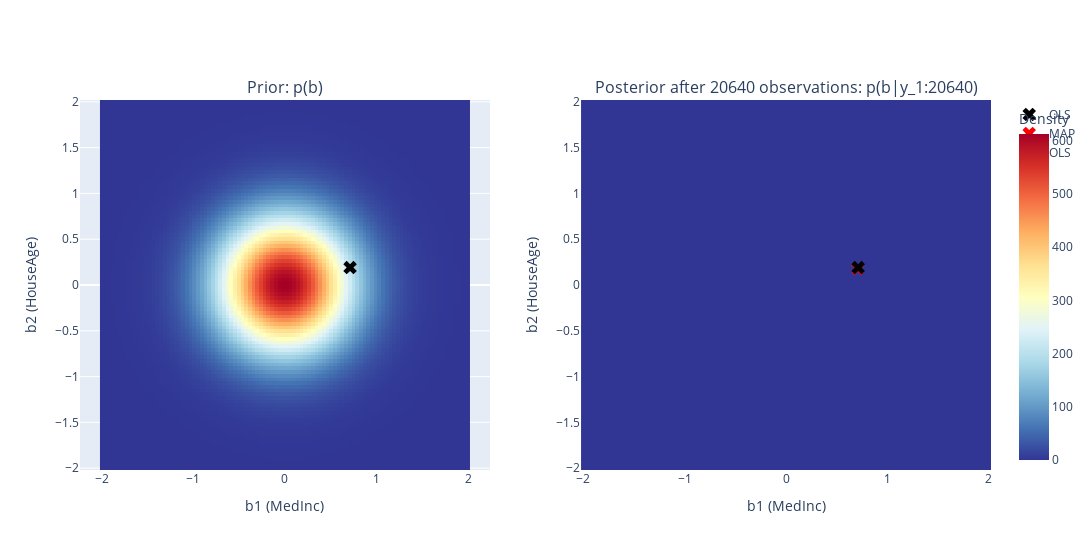

The notebook cell this image was saved under:
### Markdown cell above
### Finale Visualisatie

### Code cell
# Final visualization
fig = make_subplots(
    rows=1,
    cols=2,
    subplot_titles=(
        "Prior: p(b)",
        f"Posterior after {n_obs_full} observations: p(b|y_1:{n_obs_full})",
    ),
)

# Prior
fig.add_trace(
    go.Heatmap(z=prior_density, x=b1_range, y=b2_range, colorscale="RdYlBu_r", showscale=False),
    row=1,
    col=1,
)
fig.add_trace(
    go.Scatter(
        x=[b_ols[1]],
        y=[b_ols[2]],
        mode="markers",
        marker={"color": "black", "size": 12, "symbol": "x"},
        name="OLS",
    ),
    row=1,
    col=1,
)

# Final Posterior
fig.add_trace(
    go.Heatmap(
        z=posterior_final,
        x=b1_range,
        y=b2_range,
        colorscale="RdYlBu_r",
        colorbar={"title": "Density"},
    ),
    row=1,
    col=2,
)
fig.add_trace(
    go.Scatter(
        x=[b1_map_final],
        y=[b2_map_final],
        mode="markers",
        marker={"color": "red", "size": 12, "symbol": "x"},
        name="MAP",
    ),
    row=1,
    col=2,
)
fig.add_trace(
    go.Scatter(
        x=[b_ols[1]],
        y=[b_ols[2]],
        mode="markers",
        marker={"color": "black", "size": 12, "symbol": "x"},
        name="OLS",
    ),
    row=1,
    col=2,
)

fig.update_xaxes(title_text="b1 (MedInc)", row=1, col=1)
fig.update_xaxes(title_text="b1 (MedInc)", row=1, col=2)
fig.update_yaxes(title_text="b2 (HouseAge)", row=1, col=1, scaleanchor="x", scaleratio=1)
fig.update_yaxes(title_text="b2 (HouseAge)", row=1, col=2, scaleanchor="x", scaleratio=1)

fig.update_layout(width=1300, height=550)
fig.show()

### Figure 1 — Plotly figure (JSON) as saved in the notebook; plotly's stock layout.template omitted (floating-point values rounded to 4 significant figures; data arrays with more than 128 entries replaced by an {"elided": "..."} marker saying what was removed)
{"data": [{"colorscale": [[0, "rgb(49,54,149)"], [0.1, "rgb(69,117,180)"], [0.2, "rgb(116,173,209)"], [0.3, "rgb(171,217,233)"], [0.4, "rgb(224,243,248)"], [0.5, "rgb(255,255,191)"], [0.6, "rgb(254,224,144)"], [0.7, "rgb(253,174,97)"], [0.8, "rgb(244,109,67)"], [0.9, "rgb(215,48,39)"], [1, "rgb(165,0,38)"]], "showscale": false, "type": "heatmap", "x": [-2.0, -1.96, -1.919, -1.879, -1.838, -1.798, -1.758, -1.717, -1.677, -1.636, -1.596, -1.556, -1.515, -1.475, -1.434, -1.394, -1.354, -1.313, -1.273, -1.232, -1.192, -1.152, -1.111, -1.071, -1.03, -0.9899, -0.9495, -0.9091, -0.8687, -0.8283, -0.7879, -0.7475, -0.7071, -0.6667, -0.6263, -0.5859, -0.5455, -0.5051, -0.4646, -0.4242, -0.3838, -0.3434, -0.303, -0.2626, -0.2222, -0.1818, -0.1414, -0.101, -0.06061, -0.0202, 0.0202, 0.06061, 0.101, 0.1414, 0.1818, 0.2222, 0.2626, 0.303, 0.3434, 0.3838, 0.4242, 0.4646, 0.5051, 0.5455, 0.5859, 0.6263, 0.6667, 0.7071, 0.7475, 0.7879, 0.8283, 0.8687, 0.9091, 0.9495, 0.9899, 1.03, 1.071, 1.111, 1.152, 1.192, 1.232, 1.273, 1.313, 1.354, 1.394, 1.434, 1.475, 1.515, 1.556, 1.596, 1.636, 1.677, 1.717, 1.758, 1.798, 1.838, 1.879, 1.919, 1.96, 2.0], "xaxis": "x", "y": [-2.0, -1.96, -1.919, -1.879, -1.838, -1.798, -1.758, -1.717, -1.677, -1.636, -1.596, -1.556, -1.515, -1.475, -1.434, -1.394, -1.354, -1.313, -1.273, -1.232, -1.192, -1.152, -1.111, -1.071, -1.03, -0.9899, -0.9495, -0.9091, -0.8687, -0.8283, -0.7879, -0.7475, -0.7071, -0.6667, -0.6263, -0.5859, -0.5455, -0.5051, -0.4646, -0.4242, -0.3838, -0.3434, -0.303, -0.2626, -0.2222, -0.1818, -0.1414, -0.101, -0.06061, -0.0202, 0.0202, 0.06061, 0.101, 0.1414, 0.1818, 0.2222, 0.2626, 0.303, 0.3434, 0.3838, 0.4242, 0.4646, 0.5051, 0.5455, 0.5859, 0.6263, 0.6667, 0.7071, 0.7475, 0.7879, 0.8283, 0.8687, 0.9091, 0.9495, 0.9899, 1.03, 1.071, 1.111, 1.152, 1.192, 1.232, 1.273, 1.313, 1.354, 1.394, 1.434, 1.475, 1.515, 1.556, 1.596, 1.636, 1.677, 1.717, 1.758, 1.798, 1.838, 1.879, 1.919, 1.96, 2.0], "yaxis": "y", "z": {"elided": "100x100 float values"}}, {"marker": {"color": "black", "size": 12, "symbol": "x"}, "mode": "markers", "name": "OLS", "type": "scatter", "x": [0.7107], "xaxis": "x", "y": [0.1902], "yaxis": "y"}, {"colorbar": {"title": {"text": "Density"}}, "colorscale": [[0, "rgb(49,54,149)"], [0.1, "rgb(69,117,180)"], [0.2, "rgb(116,173,209)"], [0.3, "rgb(171,217,233)"], [0.4, "rgb(224,243,248)"], [0.5, "rgb(255,255,191)"], [0.6, "rgb(254,224,144)"], [0.7, "rgb(253,174,97)"], [0.8, "rgb(244,109,67)"], [0.9, "rgb(215,48,39)"], [1, "rgb(165,0,38)"]], "type": "heatmap", "x": [-2.0, -1.96, -1.919, -1.879, -1.838, -1.798, -1.758, -1.717, -1.677, -1.636, -1.596, -1.556, -1.515, -1.475, -1.434, -1.394, -1.354, -1.313, -1.273, -1.232, -1.192, -1.152, -1.111, -1.071, -1.03, -0.9899, -0.9495, -0.9091, -0.8687, -0.8283, -0.7879, -0.7475, -0.7071, -0.6667, -0.6263, -0.5859, -0.5455, -0.5051, -0.4646, -0.4242, -0.3838, -0.3434, -0.303, -0.2626, -0.2222, -0.1818, -0.1414, -0.101, -0.06061, -0.0202, 0.0202, 0.06061, 0.101, 0.1414, 0.1818, 0.2222, 0.2626, 0.303, 0.3434, 0.3838, 0.4242, 0.4646, 0.5051, 0.5455, 0.5859, 0.6263, 0.6667, 0.7071, 0.7475, 0.7879, 0.8283, 0.8687, 0.9091, 0.9495, 0.9899, 1.03, 1.071, 1.111, 1.152, 1.192, 1.232, 1.273, 1.313, 1.354, 1.394, 1.434, 1.475, 1.515, 1.556, 1.596, 1.636, 1.677, 1.717, 1.758, 1.798, 1.838, 1.879, 1.919, 1.96, 2.0], "xaxis": "x2", "y": [-2.0, -1.96, -1.919, -1.879, -1.838, -1.798, -1.758, -1.717, -1.677, -1.636, -1.596, -1.556, -1.515, -1.475, -1.434, -1.394, -1.354, -1.313, -1.273, -1.232, -1.192, -1.152, -1.111, -1.071, -1.03, -0.9899, -0.9495, -0.9091, -0.8687, -0.8283, -0.7879, -0.7475, -0.7071, -0.6667, -0.6263, -0.5859, -0.5455, -0.5051, -0.4646, -0.4242, -0.3838, -0.3434, -0.303, -0.2626, -0.2222, -0.1818, -0.1414, -0.101, -0.06061, -0.0202, 0.0202, 0.06061, 0.101, 0.1414, 0.1818, 0.2222, 0.2626, 0.303, 0.3434, 0.3838, 0.4242, 0.4646, 0.5051, 0.5455, 0.5859, 0.6263, 0.6667, 0.7071, 0.7475, 0.7879, 0.8283, 0.8687, 0.9091, 0.9495, 0.9899, 1.03, 1.071, 1.111, 1.152, 1.192, 1.232, 1.273, 1.313, 1.354, 1.394, 1.434, 1.475, 1.515, 1.556, 1.596, 1.636, 1.677, 1.717, 1.758, 1.798, 1.838, 1.879, 1.919, 1.96, 2.0], "yaxis": "y2", "z": {"elided": "100x100 float values"}}, {"marker": {"color": "red", "size": 12, "symbol": "x"}, "mode": "markers", "name": "MAP", "type": "scatter", "x": [0.7071], "xaxis": "x2", "y": [0.1818], "yaxis": "y2"}, {"marker": {"color": "black", "size": 12, "symbol": "x"}, "mode": "markers", "name": "OLS", "type": "scatter", "x": [0.7107], "xaxis": "x2", "y": [0.1902], "yaxis": "y2"}], "layout": {"annotations": [{"font": {"size": 16}, "showarrow": false, "text": "Prior: p(b)", "x": 0.225, "xanchor": "center", "xref": "paper", "y": 1, "yanchor": "bottom", "yref": "paper"}, {"font": {"size": 16}, "showarrow": false, "text": "Posterior after 20640 observations: p(b|y_1:20640)", "x": 0.775, "xanchor": "center", "xref": "paper", "y": 1, "yanchor": "bottom", "yref": "paper"}], "height": 550, "width": 1300, "xaxis": {"anchor": "y", "domain": [0, 0.45], "title": {"text": "b1 (MedInc)"}}, "xaxis2": {"anchor": "y2", "domain": [0.55, 1], "title": {"text": "b1 (MedInc)"}}, "yaxis": {"anchor": "x", "domain": [0, 1], "scaleanchor": "x", "scaleratio": 1, "title": {"text": "b2 (HouseAge)"}}, "yaxis2": {"anchor": "x2", "domain": [0, 1], "scaleanchor": "x", "scaleratio": 1, "title": {"text": "b2 (HouseAge)"}}}}
